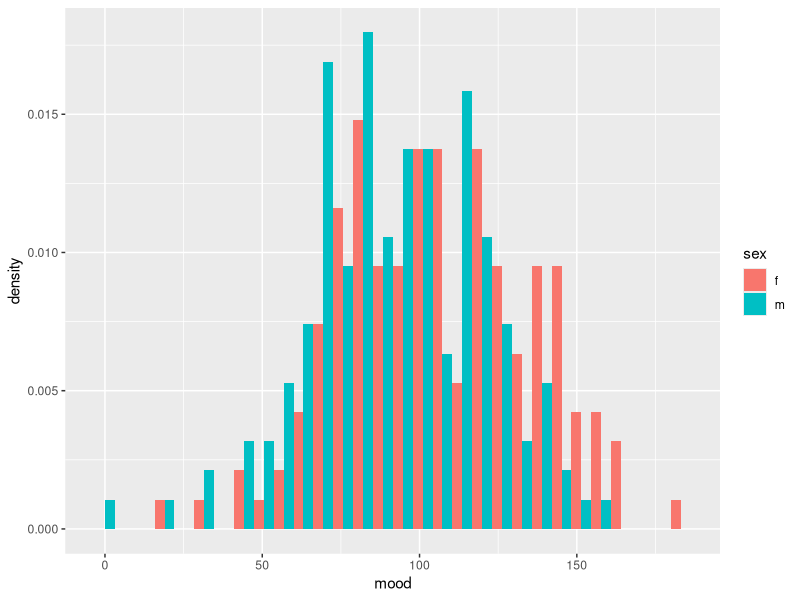
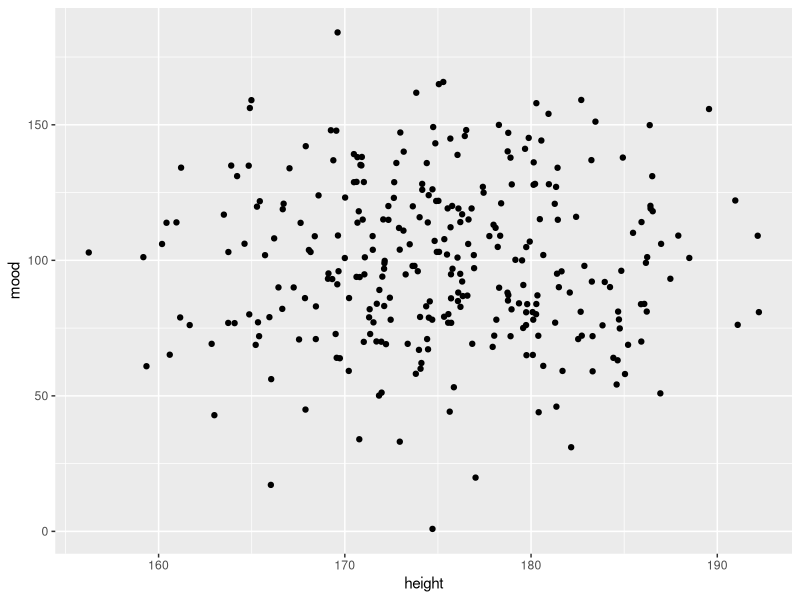
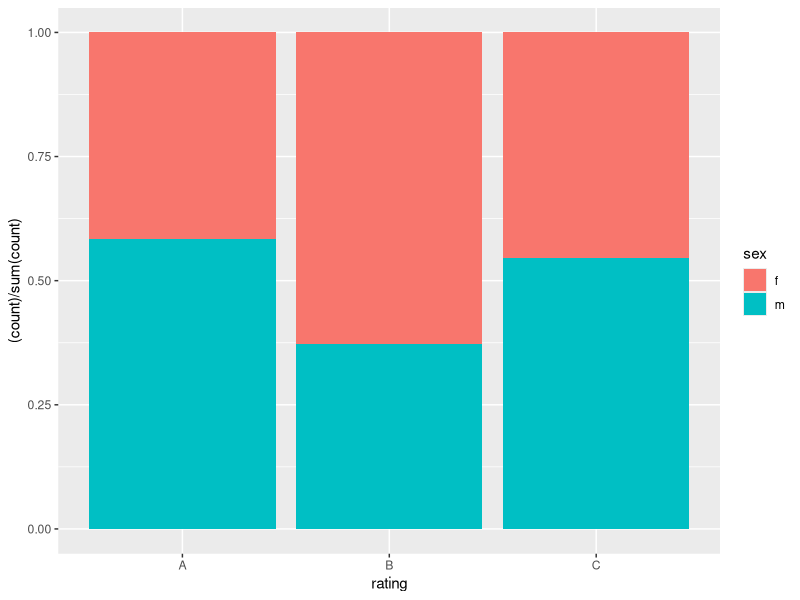
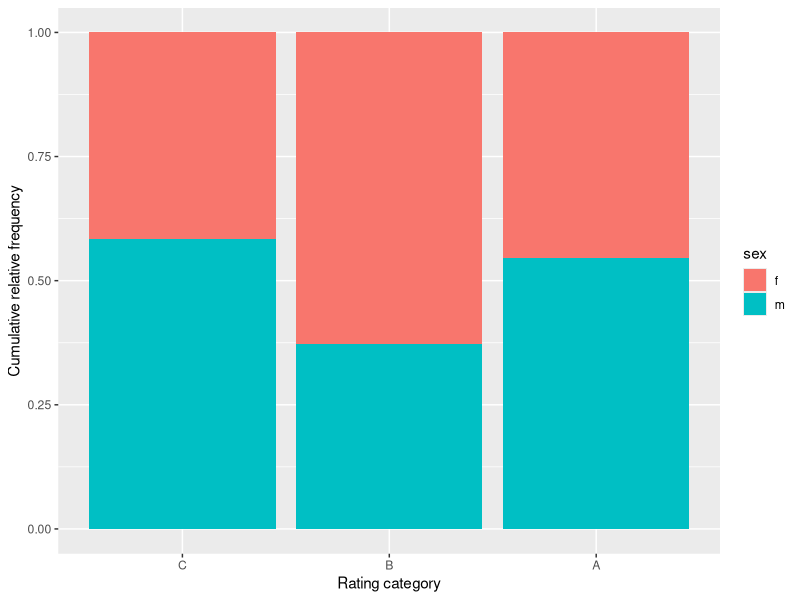
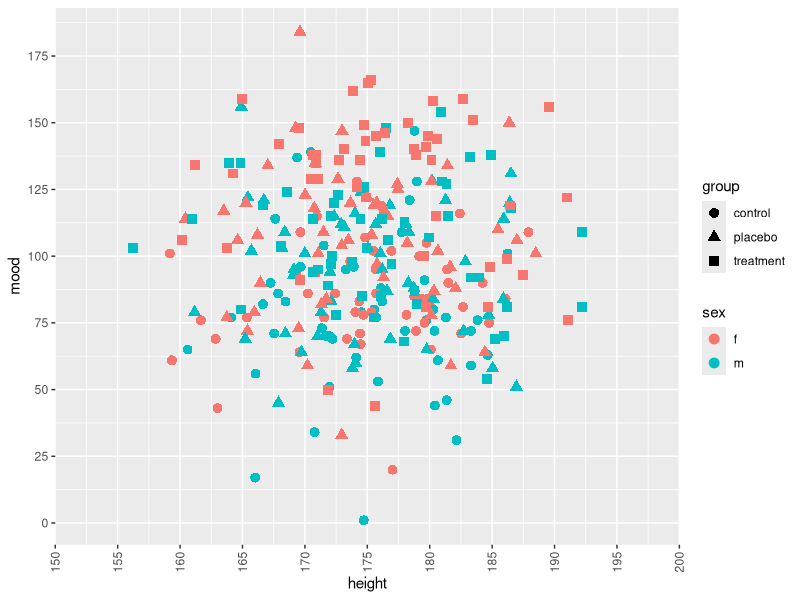
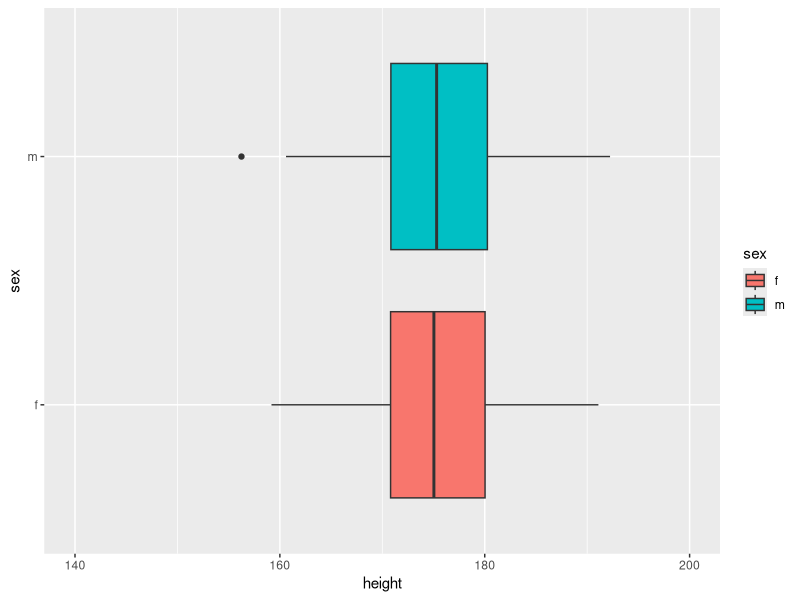
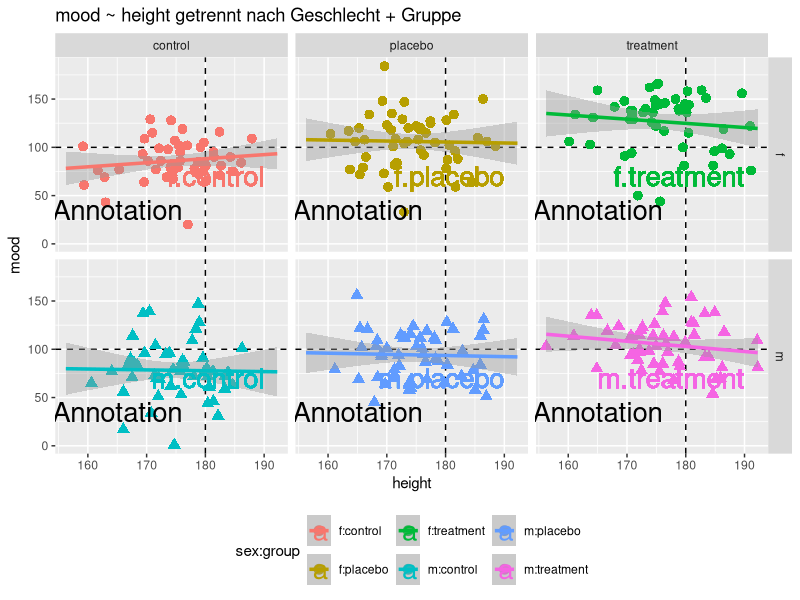
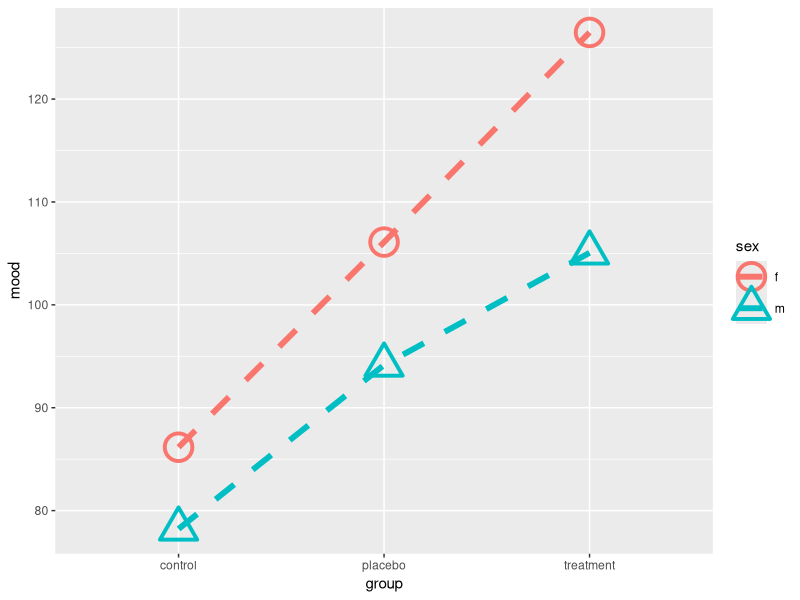

Write the R code that produced these figures, in order.
## ---- chunk 1
wants <- c("ggplot2", "colorspace")
has   <- wants %in% rownames(installed.packages())
if(any(!has)) install.packages(wants[!has])
## ---- chunk 2
Njk    <- 50
P      <- 3
Q      <- 2
IQ     <- rnorm(P*Q*Njk, mean=100, sd=15)
height <- rnorm(P*Q*Njk, mean=175, sd=7)
rating <- factor(sample(LETTERS[1:3], Njk*P*Q, replace=TRUE))
sex    <- factor(rep(c("f", "m"), times=P*Njk))
group  <- factor(rep(c("control", "placebo", "treatment"), each=Q*Njk))
sgComb <- interaction(sex, group)
mood   <- round(rnorm(P*Q*Njk, mean=c(85, 80, 110, 90, 130, 100)[sgComb], sd=25))
myDf   <- data.frame(sex, group, sgComb, IQ, height, rating, mood)
## ---- chunk 3
library(ggplot2)
ggplot(myDf, aes(x=mood, fill=sex)) +
    geom_histogram(aes(y=..density..), position=position_dodge())
## ---- chunk 4
ggplot(myDf, aes(x=height, y=mood)) +
    geom_point(position=position_jitter(height=0.2))
## ---- chunk 5
ggplot(myDf, aes(x=rating, group=sex, fill=sex)) +
    geom_bar(stat="count",
             aes(y=(..count..) / sum(..count..)),
             position=position_fill())
## ---- chunk 6
levels(myDf$rating)
levels(myDf$rating) <- rev(levels(myDf$rating))
ggplot(myDf, aes(x=rating, group=sex, fill=sex)) +
    geom_bar(stat="count",
             aes(y=(..count..) / sum(..count..)),
             position=position_fill()) +
    labs(x="Rating category", y="Cumulative relative frequency")
## ---- chunk 7
ggplot(myDf, aes(x=height, y=mood, colour=sex, shape=group)) +
    geom_point(size=3) +
    scale_x_continuous(limits=c(150, 200),
                       expand=c(0, 0),
                       breaks=seq(150, 200, by=5)) +
    scale_y_continuous(n.breaks=8) +
    guides(x=guide_axis(angle=90))
## ---- chunk 8
ggplot(myDf, aes(x=sex, y=height, fill=sex)) +
    geom_boxplot() +
    coord_flip(ylim=c(140, 200))
## ---- chunk 9
ggplot(myDf, aes(x=height, y=mood, colour=sex:group, shape=sex)) +
    geom_hline(aes(yintercept=100), linetype=2) +
    geom_vline(aes(xintercept=180), linetype=2) +
    geom_point(size=3) +
    geom_smooth(method=lm, se=TRUE, size=1.2, fullrange=TRUE) +
    facet_grid(sex ~ group) +
    labs(title="mood ~ height getrennt nach Geschlecht + Gruppe") +
    geom_text(aes(x=190, y=70, label=sgComb), size=7, hjust="right") +
    annotate("text", x=165, y=35, size=7, label="Annotation") +
    guides(shape=FALSE) +
    theme(legend.position="bottom")
## ---- chunk 10
library(colorspace)
(groupM <- aggregate(mood ~ sex + group, data=myDf, FUN=mean))

ggplot(groupM, aes(x=group, y=mood, color=sex, shape=sex, group=sex)) +
    geom_point(size=8, stroke=2) +
    geom_line(size=2, linetype="dashed") +
    scale_shape_discrete(solid=FALSE)

ggplot(myDf, aes(x=mood, fill=group)) +
    geom_histogram(aes(y=..density..), alpha=0.5) +
    geom_density(alpha=0.7) +
    scale_fill_discrete_qualitative()
## ---- chunk 11
ggplot(myDf, aes(x=mood, fill=group)) +
    geom_histogram(aes(y=..density..), alpha=0.5) +
    geom_density(alpha=0.7) +
    scale_fill_discrete_qualitative() +
    theme_bw()
## ---- chunk 12
ggplot(myDf, aes(x=sex, y=height, fill=sex)) +
    geom_boxplot() +
    coord_flip(ylim=c(140, 200)) +
    theme_minimal()
## ---- chunk 13
try(detach(package:ggplot2))
try(detach(package:colorspace))
